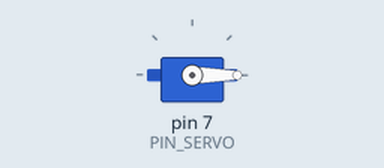
The sketch below on a simulated Arduino Uno, built with avr-gcc and run on an emulated ATmega328P. Parts: servo.

Above: at 0.05 s.
At 1.05 s:
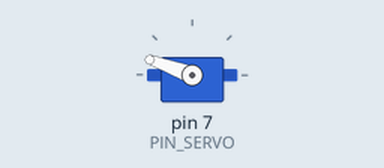
At 2.0 s:
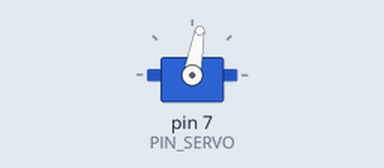
Timing chart, 0 to 5.8 s (numbered marks = the images above):
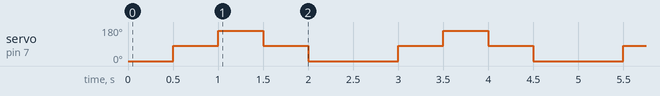

The sketch:

myservo.ino
```cpp
#include <Servo.h>

#define PIN_SERVO 7
Servo myservo;

void setup()
{
  myservo.attach(PIN_SERVO);
}

void loop()
{
  myservo.write(0);
  delay(500);
  myservo.write(80);
  delay(500);
  myservo.write(160);
  delay(500);
  myservo.write(80);
  delay(500);
  myservo.write(0);
  delay(500);
}
```

Measured:
- by itself, servo on pin 7 (PIN_SERVO): repeats every 2.5 s: 160° 0.50 s, 80° 0.50 s, 0° 1.0 s, 80° 0.50 s
